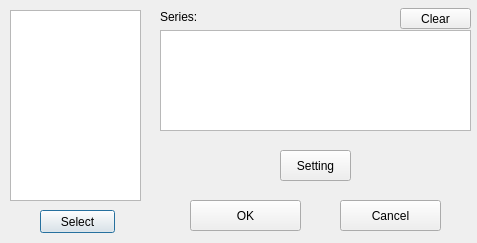
<?xml version="1.0" encoding="UTF-8"?>
<ui version="4.0">
 <class>Dialog</class>
 <widget class="QDialog" name="Dialog">
  <property name="geometry">
   <rect>
    <x>0</x>
    <y>0</y>
    <width>477</width>
    <height>243</height>
   </rect>
  </property>
  <property name="windowTitle">
   <string>Time Series Plot</string>
  </property>
  <widget class="QListView" name="listView">
   <property name="geometry">
    <rect>
     <x>10</x>
     <y>10</y>
     <width>131</width>
     <height>191</height>
    </rect>
   </property>
   <property name="editTriggers">
    <set>QAbstractItemView::NoEditTriggers</set>
   </property>
  </widget>
  <widget class="QPushButton" name="select_btn">
   <property name="geometry">
    <rect>
     <x>40</x>
     <y>210</y>
     <width>75</width>
     <height>23</height>
    </rect>
   </property>
   <property name="text">
    <string>Select</string>
   </property>
  </widget>
  <widget class="QPushButton" name="ok_btn">
   <property name="geometry">
    <rect>
     <x>190</x>
     <y>200</y>
     <width>111</width>
     <height>31</height>
    </rect>
   </property>
   <property name="text">
    <string>OK</string>
   </property>
  </widget>
  <widget class="QPushButton" name="cancel_btn">
   <property name="geometry">
    <rect>
     <x>340</x>
     <y>200</y>
     <width>101</width>
     <height>31</height>
    </rect>
   </property>
   <property name="text">
    <string>Cancel</string>
   </property>
  </widget>
  <widget class="QLabel" name="label">
   <property name="geometry">
    <rect>
     <x>160</x>
     <y>10</y>
     <width>47</width>
     <height>13</height>
    </rect>
   </property>
   <property name="text">
    <string>Series:</string>
   </property>
  </widget>
  <widget class="QTextEdit" name="text_input">
   <property name="geometry">
    <rect>
     <x>160</x>
     <y>30</y>
     <width>311</width>
     <height>101</height>
    </rect>
   </property>
  </widget>
  <widget class="QPushButton" name="clear_btn">
   <property name="geometry">
    <rect>
     <x>400</x>
     <y>8</y>
     <width>71</width>
     <height>21</height>
    </rect>
   </property>
   <property name="text">
    <string>Clear</string>
   </property>
  </widget>
  <widget class="QPushButton" name="setting_btn">
   <property name="geometry">
    <rect>
     <x>280</x>
     <y>150</y>
     <width>71</width>
     <height>31</height>
    </rect>
   </property>
   <property name="font">
    <font>
     <pointsize>9</pointsize>
    </font>
   </property>
   <property name="text">
    <string>Setting</string>
   </property>
  </widget>
 </widget>
 <resources/>
 <connections/>
</ui>
